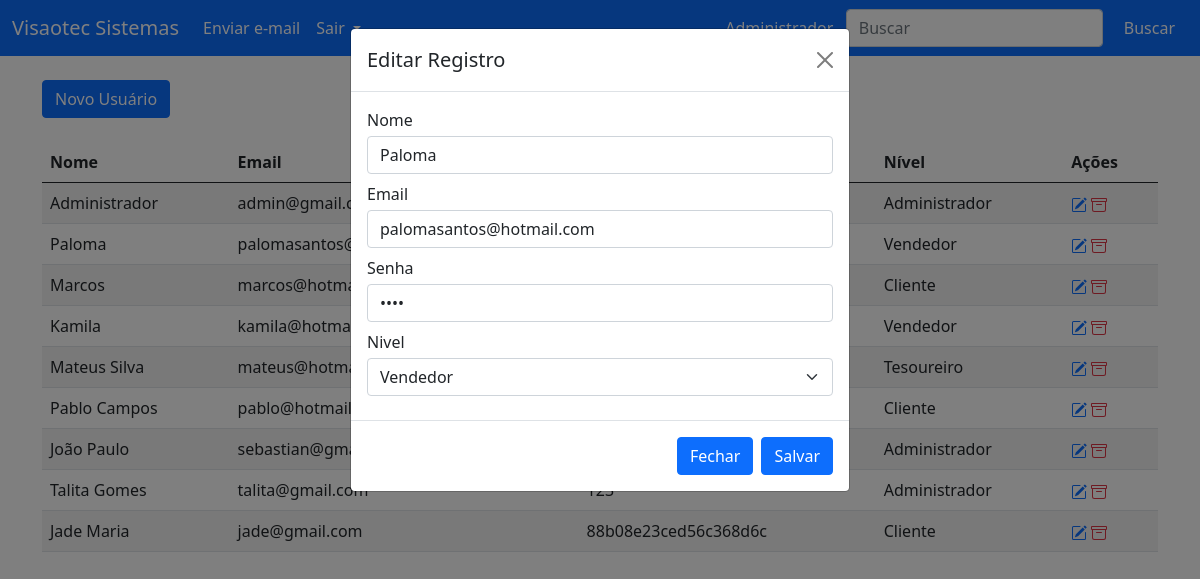
Page /painel-adm/index.php?funcao=editar&id=2 (signed in) on the committed database.
### tables this page shows
CREATE TABLE `usuarios` (
  `id` int(11) NOT NULL,
  `nome` varchar(50) NOT NULL,
  `email` varchar(50) NOT NULL,
  `senha` varchar(20) NOT NULL,
  `nivel` varchar(30) NOT NULL
);

### painel-adm/index.php (the view, shortened to what this page needs)
<?php
require_once("../conexao.php");
?>
<!DOCTYPE html>
<html>
<head>
</head>
<link href="https://cdn.jsdelivr.net/npm/bootstrap@5.0.0-beta1/dist/css/bootstrap.min.css" rel="stylesheet">
<body>
	<nav class="navbar navbar-expand-lg navbar-light bg-primary">
		<div class="container-fluid text-white">
			<a class="navbar-brand text-white" href="index.php">Visaotec Sistemas</a>
			<div class="collapse navbar-collapse" id="navbarSupportedContent">
				<ul class="navbar-nav me-auto mb-2 mb-lg-0">
					<li class="nav-item">
						<a class="nav-link active text-white" href="../form/index.php">Enviar e-mail</a>
					</li>
					<li class="nav-item dropdown">
						<a class="nav-link active dropdown-toggle text-white" href="#" id="navbarDropdown" role="button" data-bs-toggle="dropdown" aria-expanded="false">
							Sair
						</a>
					</li>
				</ul>
				<form method="GET" class="d-flex">
					<input class="form-control me-2" type="search" placeholder="Buscar" aria-label="Search" name="txtBuscar">
					<button class="btn btn-outline-primary text-white" type="submit">Buscar</button>
				</form>
			</div>
		</div>
	</nav>
	<div class="container">
		<a href="index.php?funcao=novo" class="btn btn-primary mt-4" type="button">Novo Usuário</a>
		<?php
		$txtBuscar = '%' .@$_GET['txtBuscar']. '%';
		$query = $pdo->prepare("SELECT * FROM usuarios where nome LIKE :nome or email LIKE :email ");
		$query->bindValue(":email", $txtBuscar);
		$query->bindValue(":nome", $txtBuscar);
		$query->execute();
		$res = $query->fetchAll(PDO::FETCH_ASSOC);
		$total_reg = @count($res);
		if($total_reg > 0){
			?>
			<table class="table table-striped mt-4">
				<thead>
					<tr>
						<th scope="col">Nome</th>
						<th scope="col">Email</th>
						<th scope="col">Senha</th>
						<th scope="col">Nível</th>
						<th scope="col">Ações</th>
					</tr>
				</thead>
				<tbody>
					<?php
					for($i=0; $i < $total_reg; $i++){
						$nome = $res[$i]['nome'];
						$email = $res[$i]['email'];
						$senha = $res[$i]['senha'];
						$nivel = $res[$i]['nivel'];
						$id = $res[$i]['id'];
						?>
						<tr>
							<td><?php echo $nome ?></td>
							<td><?php echo $email ?></td>
							<td><?php echo $senha ?></td>
							<td><?php echo $nivel ?></td>
							<td>
								<a href="index.php?funcao=editar&id=<?php echo $id ?>" title="Editar Registro" class="mr-1" style="text-decoration: none">
								</a>
								<a href="index.php?funcao=deletar&id=<?php echo $id ?>" title="Deletar Registro" class="mr-1" style="text-decoration: none">
								</a>
							</td>
						</tr>
						<?php
					}
				}else{
					echo '<p class="mt-4">Não existem dados para serem exibidos</p>';
				}
				?>
			</tbody>
		</table>
	</div>
</body>
</html>
<div class="modal fade" id="modalCadastrar" tabindex="-1" data-bs-backdrop="static">
	<div class="modal-dialog">
		<div class="modal-content">
			<div class="modal-header">
				<?php
				if(@$_GET['funcao'] == 'editar'){
					$titulo_modal = "Editar Registro";
					$botao_modal = "btn-editar";
					$query = $pdo->query("SELECT * FROM usuarios where id = '$_GET[id]'");
					$res = $query->fetchAll(PDO::FETCH_ASSOC);
					$nome_ed = $res[0]['nome'];
					$email_ed = $res[0]['email'];
					$senha_ed = $res[0]['senha'];
					$nivel_ed = $res[0]['nivel'];
				}else{
					$titulo_modal = "Inserir Registro";
					$botao_modal = "btn-cadastrar";
				}
				?>
				<h5 class="modal-title"><?php echo $titulo_modal ?></h5>
				<button type="button" class="btn-close" data-bs-dismiss="modal" aria-label="Close"></button>
			</div>
			<form method="POST">
				<div class="modal-body">
					<div class="form-group mb-2">
						<label for="exampleInputEmail1">Nome</label>
						<input type="text" class="form-control mt-1" id="exampleInputEmail1" name="nomeCad" aria-describedby="emailHelp" required value="<?php echo @$nome_ed ?>">
					</div>
					<div class="form-group mb-2">
						<label for="exampleInputEmail1">Email </label>
						<input type="email" class="form-control mt-1" id="exampleInputEmail1" name="emailCad" aria-describedby="emailHelp" required value="<?php echo @$email_ed ?>">
					</div>
					<div class="form-group mb-2">
						<label for="exampleInputPassword1">Senha</label>
						<input type="password" class="form-control mt-1" name="senhaCad" id="exampleInputPassword1" required value="<?php echo @$senha_ed ?>">
					</div>
					<div class="form-group mb-2">
						<label for="exampleInputPassword1">Nivel</label>
						<select class="form-select mt-1" aria-label="Default select example" name="nivelCad">
							<option <?php if(@$nivel_ed == 'Vendedor'){ ?> selected <?php } ?>  value="Vendedor">Vendedor</option>
						</select>
					</div>
				</div>
				<div class="modal-footer">
					<button type="button" class="btn btn-primary" data-bs-dismiss="modal">Fechar</button>
					<button name="<?php echo $botao_modal ?>" type="submit" class="btn btn-primary">Salvar</button>
				</div>
			</form>
		</div>
	</div>
</div>

### rows in the picture
usuarios: nome "Administrador", email "admin@gmail.com", nivel "Administrador"
usuarios: nome "Paloma", email "palomasantos@hotmail.com", nivel "Vendedor", nomeCad "Paloma", emailCad "palomasantos@hotmail.com", nivelCad "Vendedor"
usuarios: nome "Marcos", email "marcos@hotmail.com", nivel "Cliente"
usuarios: nome "Kamila", email "kamila@hotmail.com", nivel "Vendedor"
usuarios: nome "Mateus Silva", email "mateus@hotmail.com", nivel "Tesoureiro"
usuarios: nome "Pablo Campos", email "pablo@hotmail.com", nivel "Cliente"
usuarios: nome "João Paulo", email "sebastian@gmail.com", nivel "Administrador"
usuarios: nome "Talita Gomes", email "talita@gmail.com", nivel "Administrador"
usuarios: nome "Jade Maria", email "jade@gmail.com", senha "88b08e23ced56c368d6c", nivel "Cliente"

### other values in the picture
$titulo_modal "Editar Registro"
